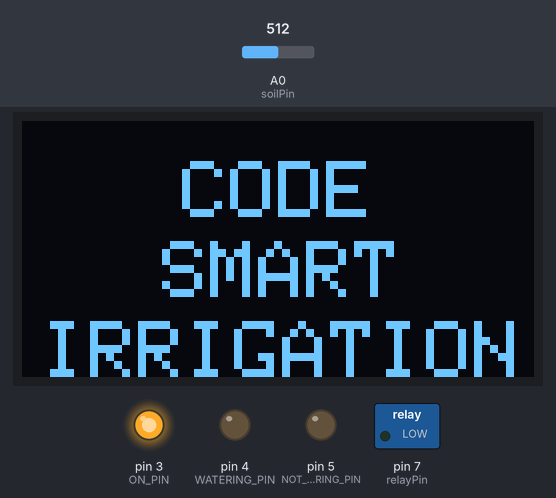
Simulated run of this sketch. Board: Arduino Uno, built with avr-gcc and run on an emulated ATmega328P. Parts: 128×64 one-colour display, switched loads named in the sketch (green lamp = pin HIGH), output pins drawn as LEDs (lit = HIGH). Inputs (shaded band) come from the test bench; at power-on: A0 (soilPin) = 512. What the sketch prints to the serial monitor is not drawn.

Above: at 1.1 s.
At 4.2 s:
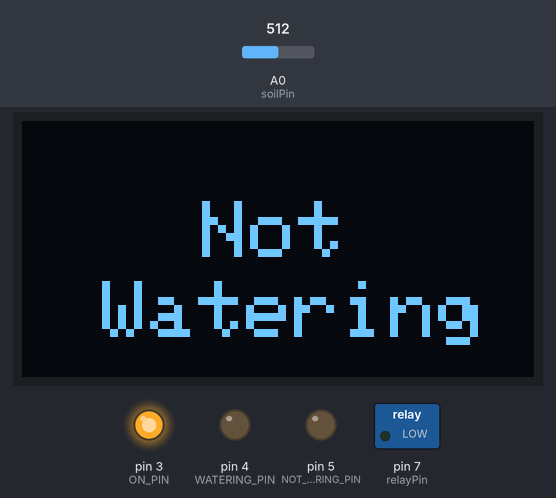
4.3 s: A0 (soilPin) set to 941
5.8 s: A0 (soilPin) set to 958
At 6.9 s:
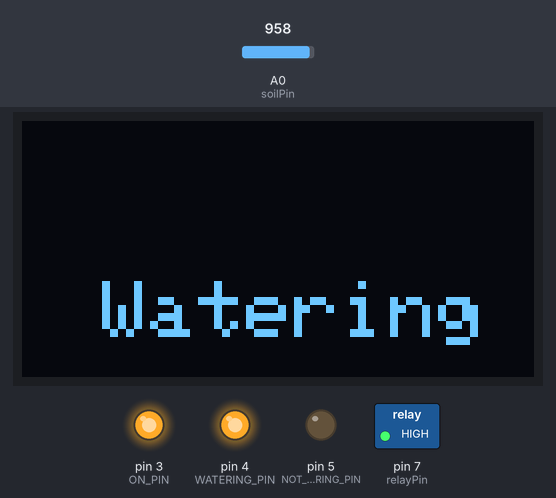
8.8 s: A0 (soilPin) set to 940
At 10.4 s:
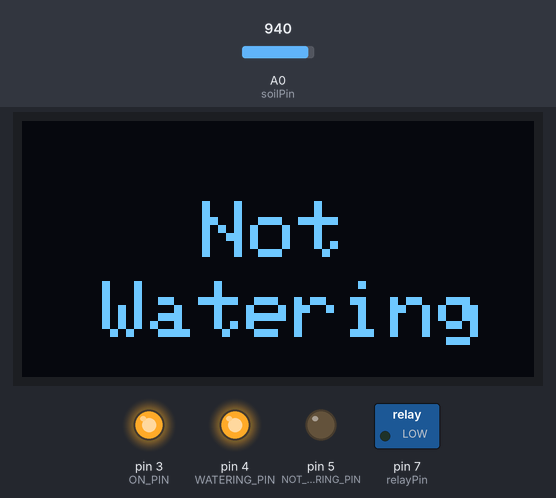
11.4 s: A0 (soilPin) set to 960
At 12.5 s:
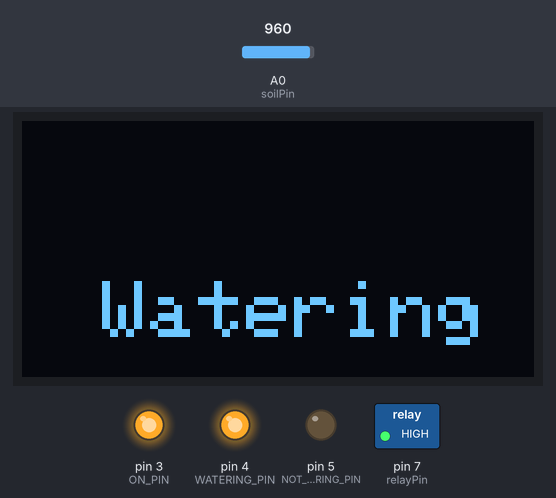
Timing chart, 0 to 14.4 s (numbered marks = the images above; inputs shaded):
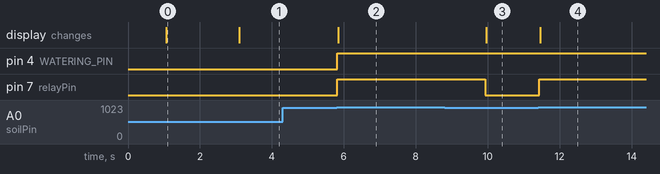

The sketch:

AUTO_IRRIGATION.ino
```cpp
/*
Author: Nishan Chettri
Youtube: nishanchettri
Instagram: nishanchettri
email: nishanchettri@gmail.com
*/

#include <Wire.h>
#include <Adafruit_GFX.h>
#include <Adafruit_SSD1306.h>

#define OLED_RESET LED_BUILTIN
Adafruit_SSD1306 display(OLED_RESET);

#define ON_PIN 3
#define WATERING_PIN 4
#define NOT_WATERING_PIN 5

#define soilPin A0
#define relayPin 7
#define STATE_RESET 0
#define STATE_WATERING 1
#define SOIL_THRESHOLD 950

int interval=3;
int state=STATE_RESET;
bool relayState=false;

void setup()
{
 display.begin(SSD1306_SWITCHCAPVCC, 0x3C);
 pinMode(ON_PIN,OUTPUT);
 pinMode(WATERING_PIN,OUTPUT);
 pinMode(NOT_WATERING_PIN,OUTPUT);
 pinMode(relayPin,OUTPUT);

 digitalWrite(ON_PIN,HIGH);
 digitalWrite(WATERING_PIN,LOW);
 digitalWrite(NOT_WATERING_PIN,LOW);

  Serial.begin(9600);
  display.clearDisplay();
  delay(1000);
  display.clearDisplay();
  display.setTextSize(2);
  display.setTextColor(WHITE);
  display.setCursor(40,10);
  display.println("CODE");
  display.setCursor(35,30);
  display.println("SMART");
  display.setCursor(5,50);
  display.println("IRRIGATION");
  display.display();
  delay(1000);
  display.clearDisplay();
  delay(1000);

}

void loop()
{

  float anVal=analogRead(soilPin);
  Serial.println(anVal);
  switch(state)
  {
    case STATE_RESET:

    digitalWrite(relayPin,relayState);

    if(sensorRead(anVal))
    {
      state=STATE_WATERING;
      relayState=true;
    }
    else
    {
       display.clearDisplay();
       display.setTextSize(2);
       display.setTextColor(WHITE);
       display.setCursor(45,20);
       display.println("Not");
       display.setCursor(20,40);
       display.println("Watering");
       display.display();
       Serial.println("Not Watering");
       digitalWrite(NOT_WATERING_PIN,LOW);
       state=STATE_RESET;
    }
    break;

    case STATE_WATERING:

    for(int i=1;i<interval;i++)
    {
        digitalWrite(relayPin,relayState);
        digitalWrite(WATERING_PIN,relayState);
        Serial.println("watering");
        display.clearDisplay();
        display.setTextSize(2);
        display.setTextColor(WHITE);
        display.setCursor(20,40);
        display.println("Watering");
        display.display();
        delay(1000);
    }
    relayState=false;
    state=STATE_RESET;
    break;


  }
}

bool sensorRead(int val)
{
  int analRead=val;
  if(analRead>SOIL_THRESHOLD)
  return true;

  else
  return false;
}
```

Measured:
- the behaviour switches between 950 and 951 on A0 (soilPin) (found by bisection; images 1 and 2)
- after the input at 4.3 s, every drawn part: stays the same
- after the input at 5.8 s, pin 4 (WATERING_PIN), pin 7 (relayPin): LOW → HIGH at once; the display: changes after 0.05 s (image 2)
- after the input at 8.8 s, pin 7 (relayPin): HIGH → LOW after 1.1 s; the display: changes after 1.2 s (image 3)
- after the input at 11.4 s, pin 7 (relayPin): LOW → HIGH at once; the display: changes after 0.05 s (image 4)
- what the display in image 0 shows lasts 2.0 s, from 1.1 s to 3.1 s
